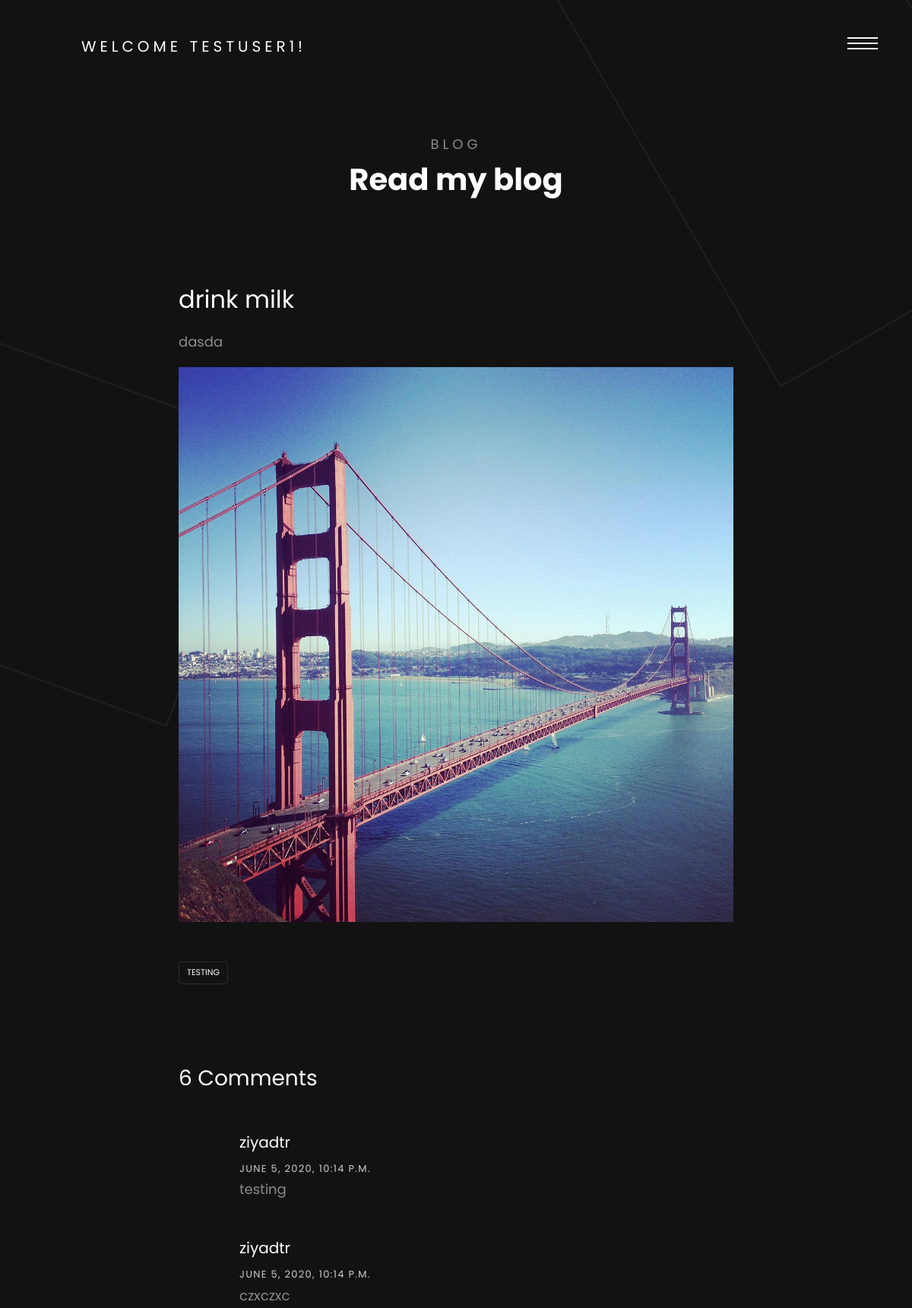
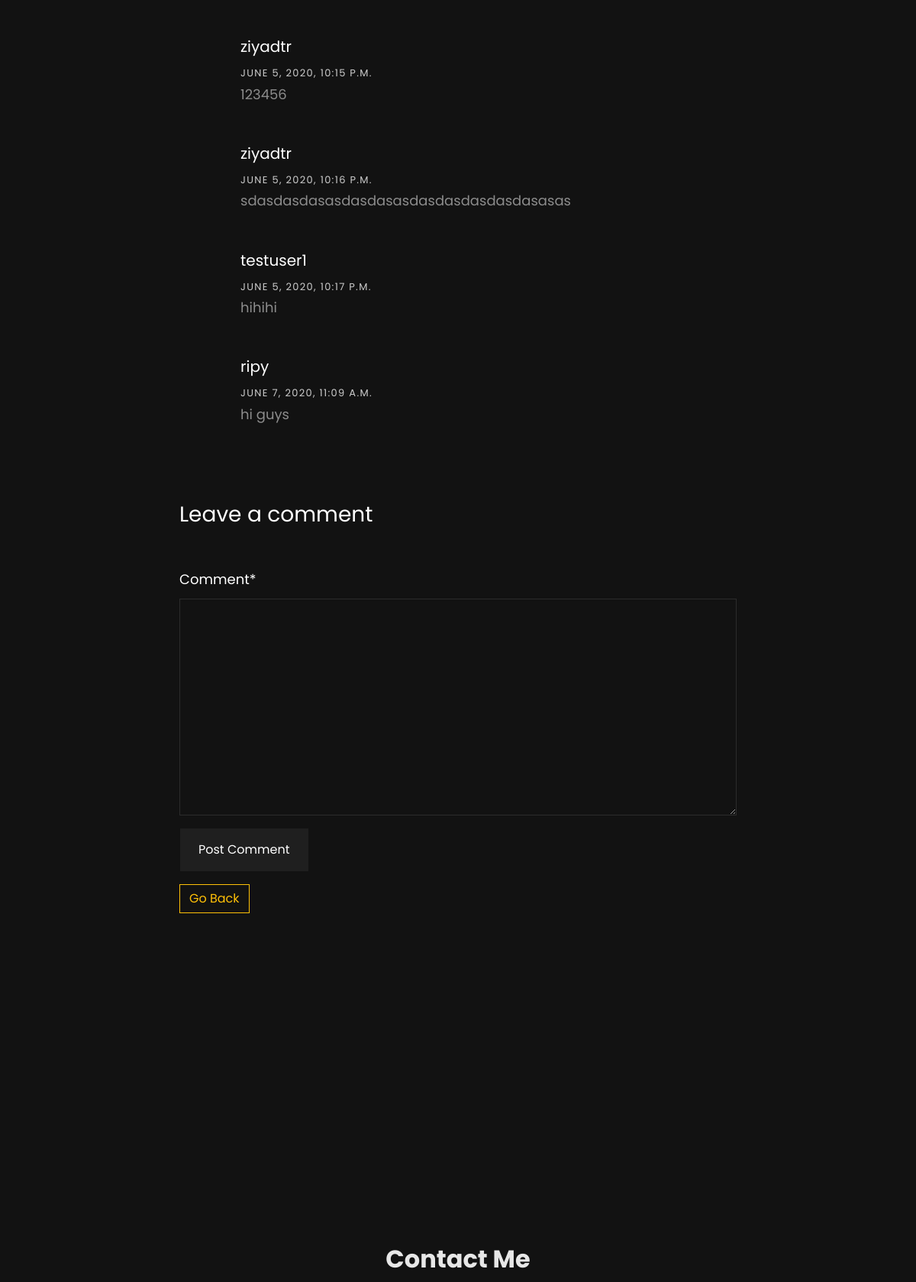
/blog/post/2/ (signed in, upper part), run on the app's committed database (2 pictures, top to bottom).
### blog/models.py (models this page shows, shortened)
class Post(models.Model):
	user = models.ForeignKey(User, on_delete=models.CASCADE, null=True)
	title = models.CharField(max_length=100, null=True)
	content = RichTextField(blank=True, null=True)
	img = models.ImageField(null=True, blank=True)
	date_created = models.DateTimeField(auto_now_add=True, null=True)
	tag = models.ManyToManyField(Tag)

class Tag(models.Model):
	name = models.CharField(max_length=50, null=True)

class Comment(models.Model):
	post = models.ForeignKey(Post, on_delete=models.CASCADE, null=True)
	user = models.ForeignKey(User, on_delete=models.CASCADE, null=True)
	comment = models.TextField(max_length=300, null=True)
	created_date = models.DateTimeField(auto_now_add=True, null=True)

### blog/views.py (the view, shortened to what this page needs)
# urls.py: path('post/<str:pk>/', views.post_details, name='post-details'),
def post_details(request, pk):
	post = Post.objects.get(id=pk)
	user = request.user
	tags = post.tag.all()
	comments = post.comment_set.all()
	no_of_comments = comments.count()
	new_comment = None
	form = CommentForm()
	context = {
	'post': post,
	'tags': tags,
	'form': form,
	'comments': comments,
	'no_of_comments': no_of_comments,
	'user': user
	}
	return render(request, 'blog/post_details.html', context)

### blog/forms.py
class CommentForm(ModelForm):
	class Meta:
		model = Comment
		fields = ['comment']

### blog/templates/blog/post_details.html (shortened to what this page needs)
{% extends 'blog/base.html' %}
{% load crispy_forms_tags %}
{% load static %}
{% block content %}
<section class="ftco-section">
  <div class="container mt-5">
    <div class="row justify-content-center mb-5 pb-5">
      <div class="col-md-7 text-center heading-section ftco-animate">
        <span>Blog</span>
        <h2>Read my blog</h2>
      </div>
    </div>
    <div class="row d-flex justify-content-center">
      <div class="col-md-8">
        <h2 class="mb-3">{{post.title}}</h2>
        <p>{{post.content|safe}}</p>
        <p>
          <img src="{{post.img.url}}" alt="" class="img-fluid">
        </p>
        <div class="tag-widget post-tag-container mb-5 mt-5">
          <div class="tagcloud">
            {% for tag in tags %}
            <a href="#" class="tag-cloud-link">{{tag.name}}</a>
            {% endfor %}
          </div>
          <div class="pt-5 mt-5">
            <h3 class="mb-5">{{no_of_comments}} Comments</h3>
            {% for comment in comments %}
            <ul class="comment-list">
              <li class="comment">
                <div class="vcard bio">
                </div>
                <div class="comment-body">
                  <h3>{{comment.user}}</h3>
                  <div class="meta">{{comment.created_date}}</div>
                  <p>{{comment.comment}}</p>
                </div>
              </li>
              {% endfor %}
            </ul>
            {% if user.is_authenticated %}
            <div class="comment-form-wrap pt-5">
              <h3 class="mb-5">Leave a comment</h3>
              <form action="", method="POST">
                <div class="form-group">
                  {{form|crispy}}
                </div>
                <div class="form-group">
                  <input type="submit" value="Post Comment" class="btn py-3 px-4 btn-primary">
                </div>
              </form>
            </div>
            {% else %}
            <div class="comment-form-wrap pt-5">
              <h5 class="mb-5">You need to login in order to add comments to this post</h5>
              <span><a href="{% url 'register' %}">Sign Up</a><br></span> <span><a href="{% url 'login-page' %}">Sign In</a></span>
            </div>
            {% endif %}
          </div>
          <sapn><a class="btn btn-outline-warning" href="{% url 'blog-home' %}">Go Back</a></sapn>
        </div>
      </div>
    </div>
  </section>
  {% endblock content %}

### blog/templates/blog/base.html (shortened to what this page needs)
{% load static %}
<!DOCTYPE html>
<html lang="en">
  <head>
    <link rel="stylesheet" href="{% static 'css/open-iconic-bootstrap.min.css' %}">
    <link rel="stylesheet" href="{% static 'css/animate.css' %}">
    <link rel="stylesheet" href="{% static  'css/owl.theme.default.min.css' %}">
    <link rel="stylesheet" href="{% static 'css/magnific-popup.css' %}">
    <link rel="stylesheet" href="{% static 'css/aos.css' %}">
    <link rel="stylesheet" href="{% static 'css/ionicons.min.css' %}">
    <link rel="stylesheet" href="{% static 'css/bootstrap-datepicker.css' %}">
    <link rel="stylesheet" href="{% static 'css/jquery.timepicker.css' %}">
    <link rel="stylesheet" href="{% static 'css/flaticon.css' %}">
    <link rel="stylesheet" href="{% static 'css/icomoon.css' %}">
    <link rel="stylesheet" href="{% static 'css/style.css' %}">
  </head>
  <body>
    <header>
    <div class="container">
      <div class="row">
        <div class="col-md-12">
          <div class="colorlib-navbar-brand">
            {% if request.user.is_authenticated %}
            <a class="colorlib-logo" href="#">Welcome {{request.user.username}}!</a>
            {% endif %}
          </div>
          <a href="#" class="js-colorlib-nav-toggle colorlib-nav-toggle"><i></i></a>
        </div>
      </div>
    </div>
  </header>
    {% block content %}
    {% endblock content %}
    <footer class="ftco-footer ftco-bg-dark ftco-section">
        <div class="container">
          <div class="row mb-5 justify-content-center">
            <div class="col-md-5 text-center">
              <div class="ftco-footer-widget mb-5">
                <ul class="ftco-footer-social list-unstyled">
                </ul>
              </div>
              <div class="ftco-footer-widget">
                <h2 class="mb-3">Contact Me</h2>
              </div>
            </div>
          </div>
        </div>
      </footer>
  </body>
</html>

### data on the page
Post: title "drink milk", content "dasda", img (picture)
Tag: name "TESTING"
Comment: user "ziyadtr", created_date "JUNE 5, 2020, 10:14 P.M.", comment "testing"
Comment: user "ziyadtr", created_date "JUNE 5, 2020, 10:14 P.M.", comment "czxczxc"
Comment: user "ziyadtr", created_date "JUNE 5, 2020, 10:15 P.M.", comment "123456"
Comment: user "ziyadtr", created_date "JUNE 5, 2020, 10:16 P.M.", comment "sdasdasdasasdasdasasdasdasdasdasdasasas"
Comment: user "testuser1", created_date "JUNE 5, 2020, 10:17 P.M.", comment "hihihi"
Comment: user "ripy", created_date "JUNE 7, 2020, 11:09 A.M.", comment "hi guys"

### other printed values
{{ request.user.username }} "TESTUSER1"
{{ no_of_comments }} "6"
